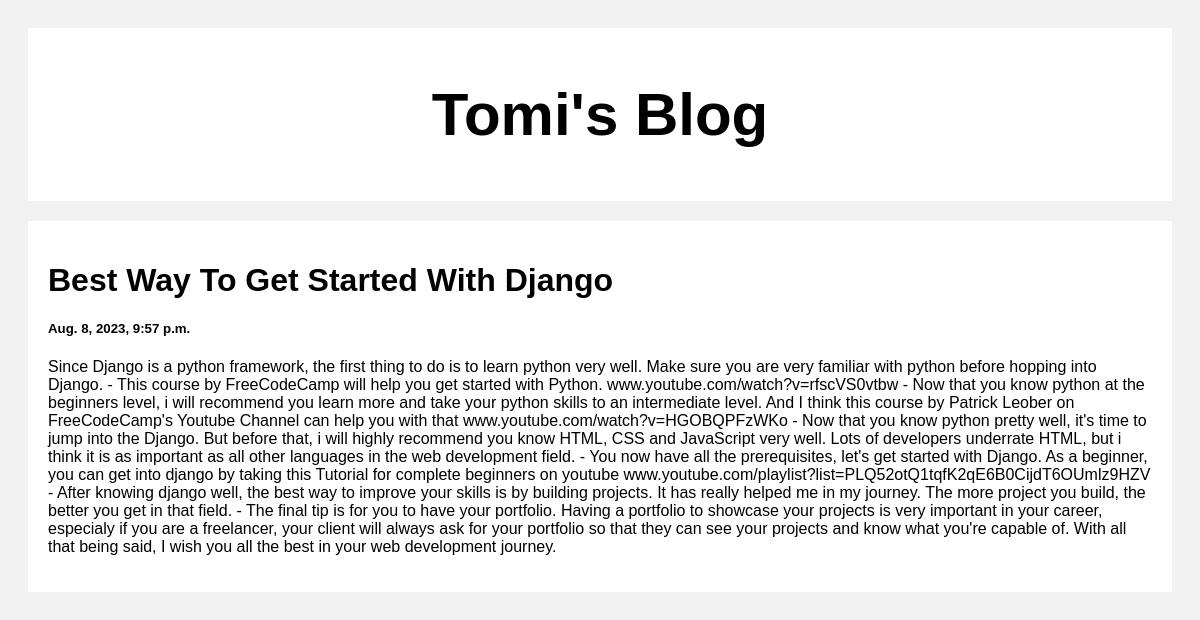
Screenshot of /post/2 with the database file from the repository.
### posts/models.py (models this page shows)
class Post(models.Model):
    title = models.CharField(max_length=100)
    body = models.CharField(max_length=1000000)
    created_at = models.DateTimeField(default=datetime.now,blank=True)

### posts/views.py (the view)
# urls.py: path('post/<str:pk>',views.post,name='post')
def post(request,pk):
    post=Post.objects.get(id=pk)
    return render(request,'post.html',{'post':post})

### templates/post.html (shortened to what this page needs)
<!DOCTYPE html>
<html>
<head>
</head>
<body>
<div class="header">
  <h2>Tomi's Blog</h2>
</div>
<div class="row">
  <div class="leftcolumn">
    <div class="card">
        <h1>{{post.title}}</h1>
        <h5>{{post.created_at}}</h5>
        <p>{{post.body}}</p>
    </div>
  </div>
</div>
</body>
</html>

### templates/post.html (style rules this page uses)
* { box-sizing: border-box; }
body { font-family: Arial; padding: 20px; background: #f1f1f1; }
.header { padding: 2px; font-size: 40px; text-align: center; background: white; }
.leftcolumn { float: left; width: 100%; }
.card { background-color: white; padding: 20px; margin-top: 20px; }
.row:after { content: ""; display: table; clear: both; }

### rows the page displays
Post: title "Best Way To Get Started With Django", created_at "Aug. 8, 2023, 9:57 p.m.", body "Since Django is a python framework, the first thing to do is to learn python very well. Make sure you are very familiar with python before hopping into Django. - This course by FreeCodeCamp will help you get started with Python. www.​youtube.​com/watch?v=rfscVS0vtbw - Now that you know python at the beginners level, i will recommend you learn more and take your python skills to an intermediate level. And I think this course by Patrick Leober on FreeCodeCamp's Youtube Channel can help you with that www.​youtube.​com/watch?v=HGOBQPFzWKo - Now that you know python pretty well, it's time to jump into the Django. But before that, i will highly recommend you know HTML, CSS and JavaScript very…"
